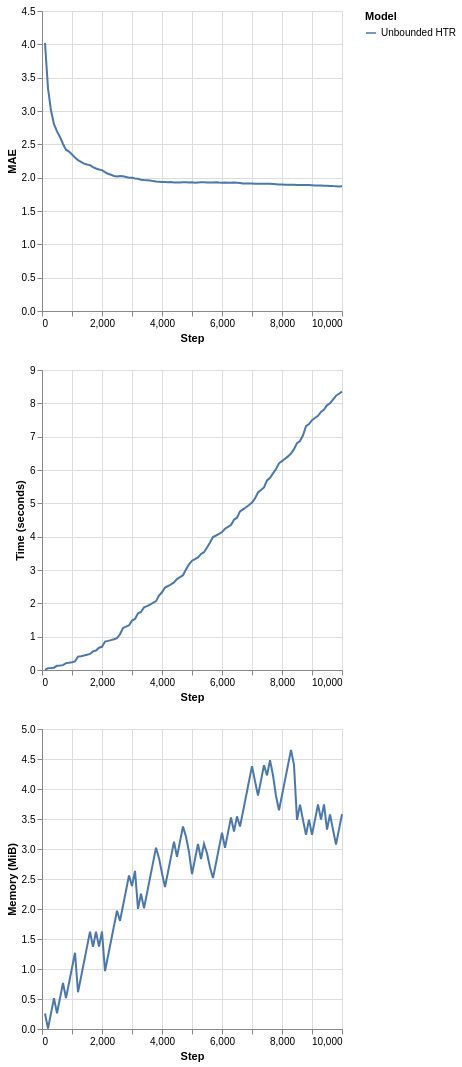

The notebook cell this image was saved under:
### Code cell
plot_performance(
    synth.Friedman(seed=42).take(10_000),
    metrics.MAE(),
    {
        "Unbounded HTR": (
            preprocessing.StandardScaler() |
            tree.HoeffdingTreeRegressor(splitter=tree.splitter.EBSTSplitter())
        )
    }
)

### Figure 1 — Vega-Lite specification as saved in the notebook (floating-point values rounded to 4 significant figures)
{"config": {"view": {"continuousWidth": 300, "continuousHeight": 300}}, "vconcat": [{"mark": {"type": "line"}, "encoding": {"color": {"field": "Model", "type": "nominal"}, "x": {"field": "Step", "type": "quantitative"}, "y": {"field": "Metric", "title": "MAE", "type": "quantitative"}}}, {"mark": {"type": "line"}, "encoding": {"color": {"field": "Model", "type": "nominal"}, "x": {"field": "Step", "type": "quantitative"}, "y": {"field": "Time", "title": "Time (seconds)", "type": "quantitative"}}}, {"mark": {"type": "line"}, "encoding": {"color": {"field": "Model", "type": "nominal"}, "x": {"field": "Step", "type": "quantitative"}, "y": {"field": "Memory", "title": "Memory (MiB)", "type": "quantitative"}}}], "data": {"name": "data-29e7dce36b61265cdfc80f720fe70c6c"}, "$schema": "https://vega.github.io/schema/vega-lite/v6.1.0.json", "datasets": {"data-29e7dce36b61265cdfc80f720fe70c6c": [{"Step": 100, "Metric": 4.023, "Time": 0.004849, "Memory": 0.2578, "Model": "Unbounded HTR"}, {"Step": 200, "Metric": 3.34, "Time": 0.05625, "Memory": 0.006594, "Model": "Unbounded HTR"}, {"Step": 300, "Metric": 3.007, "Time": 0.06078, "Memory": 0.2603, "Model": "Unbounded HTR"}, {"Step": 400, "Metric": 2.803, "Time": 0.06982, "Memory": 0.512, "Model": "Unbounded HTR"}, {"Step": 500, "Metric": 2.695, "Time": 0.125, "Memory": 0.2622, "Model": "Unbounded HTR"}, {"Step": 600, "Metric": 2.61, "Time": 0.1335, "Memory": 0.514, "Model": "Unbounded HTR"}, {"Step": 700, "Metric": 2.506, "Time": 0.1458, "Memory": 0.7658, "Model": "Unbounded HTR"}, {"Step": 800, "Metric": 2.42, "Time": 0.2067, "Memory": 0.5159, "Model": "Unbounded HTR"}, {"Step": 900, "Metric": 2.391, "Time": 0.219, "Memory": 0.7677, "Model": "Unbounded HTR"}, {"Step": 1000, "Metric": 2.346, "Time": 0.2354, "Memory": 1.019, "Model": "Unbounded HTR"}, {"Step": 1100, "Metric": 2.303, "Time": 0.2559, "Memory": 1.271, "Model": "Unbounded HTR"}, {"Step": 1200, "Metric": 2.262, "Time": 0.4009, "Memory": 0.6129, "Model": "Unbounded HTR"}, {"Step": 1300, "Metric": 2.237, "Time": 0.415, "Memory": 0.8646, "Model": "Unbounded HTR"}, {"Step": 1400, "Metric": 2.211, "Time": 0.4342, "Memory": 1.116, "Model": "Unbounded HTR"}, {"Step": 1500, "Metric": 2.198, "Time": 0.4568, "Memory": 1.368, "Model": "Unbounded HTR"}, {"Step": 1600, "Metric": 2.188, "Time": 0.4819, "Memory": 1.62, "Model": "Unbounded HTR"}, {"Step": 1700, "Metric": 2.159, "Time": 0.5576, "Memory": 1.37, "Model": "Unbounded HTR"}, {"Step": 1800, "Metric": 2.137, "Time": 0.5852, "Memory": 1.622, "Model": "Unbounded HTR"}, {"Step": 1900, "Metric": 2.124, "Time": 0.6675, "Memory": 1.372, "Model": "Unbounded HTR"}, {"Step": 2000, "Metric": 2.113, "Time": 0.6957, "Memory": 1.624, "Model": "Unbounded HTR"}, {"Step": 2100, "Metric": 2.083, "Time": 0.8543, "Memory": 0.9642, "Model": "Unbounded HTR"}, {"Step": 2200, "Metric": 2.058, "Time": 0.874, "Memory": 1.216, "Model": "Unbounded HTR"}, {"Step": 2300, "Metric": 2.043, "Time": 0.897, "Memory": 1.468, "Model": "Unbounded HTR"}, {"Step": 2400, "Metric": 2.026, "Time": 0.9234, "Memory": 1.72, "Model": "Unbounded HTR"}, {"Step": 2500, "Metric": 2.018, "Time": 0.954, "Memory": 1.971, "Model": "Unbounded HTR"}, {"Step": 2600, "Metric": 2.023, "Time": 1.072, "Memory": 1.802, "Model": "Unbounded HTR"}, {"Step": 2700, "Metric": 2.02, "Time": 1.26, "Memory": 2.054, "Model": "Unbounded HTR"}, {"Step": 2800, "Metric": 2.009, "Time": 1.299, "Memory": 2.306, "Model": "Unbounded HTR"}, {"Step": 2900, "Metric": 1.999, "Time": 1.34, "Memory": 2.557, "Model": "Unbounded HTR"}, {"Step": 3000, "Metric": 2.0, "Time": 1.481, "Memory": 2.383, "Model": "Unbounded HTR"}, {"Step": 3100, "Metric": 1.987, "Time": 1.529, "Memory": 2.635, "Model": "Unbounded HTR"}, {"Step": 3200, "Metric": 1.983, "Time": 1.701, "Memory": 2.002, "Model": "Unbounded HTR"}, {"Step": 3300, "Metric": 1.969, "Time": 1.741, "Memory": 2.254, "Model": "Unbounded HTR"}, {"Step": 3400, "Metric": 1.964, "Time": 1.878, "Memory": 2.013, "Model": "Unbounded HTR"}, {"Step": 3500, "Metric": 1.96, "Time": 1.917, "Memory": 2.265, "Model": "Unbounded HTR"}, {"Step": 3600, "Metric": 1.957, "Time": 1.961, "Memory": 2.516, "Model": "Unbounded HTR"}, {"Step": 3700, "Metric": 1.948, "Time": 2.011, "Memory": 2.768, "Model": "Unbounded HTR"}, {"Step": 3800, "Metric": 1.943, "Time": 2.067, "Memory": 3.02, "Model": "Unbounded HTR"}, {"Step": 3900, "Metric": 1.94, "Time": 2.232, "Memory": 2.847, "Model": "Unbounded HTR"}, {"Step": 4000, "Metric": 1.934, "Time": 2.331, "Memory": 2.596, "Model": "Unbounded HTR"}, {"Step": 4100, "Metric": 1.934, "Time": 2.475, "Memory": 2.366, "Model": "Unbounded HTR"}, {"Step": 4200, "Metric": 1.933, "Time": 2.52, "Memory": 2.617, "Model": "Unbounded HTR"}, {"Step": 4300, "Metric": 1.934, "Time": 2.572, "Memory": 2.869, "Model": "Unbounded HTR"}, {"Step": 4400, "Metric": 1.928, "Time": 2.628, "Memory": 3.121, "Model": "Unbounded HTR"}, {"Step": 4500, "Metric": 1.926, "Time": 2.729, "Memory": 2.87, "Model": "Unbounded HTR"}, {"Step": 4600, "Metric": 1.928, "Time": 2.784, "Memory": 3.123, "Model": "Unbounded HTR"}, {"Step": 4700, "Metric": 1.93, "Time": 2.842, "Memory": 3.375, "Model": "Unbounded HTR"}, {"Step": 4800, "Metric": 1.932, "Time": 3.012, "Memory": 3.203, "Model": "Unbounded HTR"}, {"Step": 4900, "Metric": 1.928, "Time": 3.17, "Memory": 2.951, "Model": "Unbounded HTR"}, {"Step": 5000, "Metric": 1.93, "Time": 3.28, "Memory": 2.58, "Model": "Unbounded HTR"}, {"Step": 5100, "Metric": 1.925, "Time": 3.327, "Memory": 2.832, "Model": "Unbounded HTR"}, {"Step": 5200, "Metric": 1.929, "Time": 3.378, "Memory": 3.084, "Model": "Unbounded HTR"}, {"Step": 5300, "Metric": 1.931, "Time": 3.48, "Memory": 2.834, "Model": "Unbounded HTR"}, {"Step": 5400, "Metric": 1.93, "Time": 3.534, "Memory": 3.086, "Model": "Unbounded HTR"}, {"Step": 5500, "Metric": 1.926, "Time": 3.676, "Memory": 2.93, "Model": "Unbounded HTR"}, {"Step": 5600, "Metric": 1.926, "Time": 3.826, "Memory": 2.692, "Model": "Unbounded HTR"}, {"Step": 5700, "Metric": 1.929, "Time": 3.989, "Memory": 2.516, "Model": "Unbounded HTR"}, {"Step": 5800, "Metric": 1.93, "Time": 4.035, "Memory": 2.767, "Model": "Unbounded HTR"}, {"Step": 5900, "Metric": 1.927, "Time": 4.084, "Memory": 3.019, "Model": "Unbounded HTR"}, {"Step": 6000, "Metric": 1.925, "Time": 4.138, "Memory": 3.271, "Model": "Unbounded HTR"}, {"Step": 6100, "Metric": 1.927, "Time": 4.237, "Memory": 3.02, "Model": "Unbounded HTR"}, {"Step": 6200, "Metric": 1.925, "Time": 4.292, "Memory": 3.273, "Model": "Unbounded HTR"}, {"Step": 6300, "Metric": 1.925, "Time": 4.351, "Memory": 3.525, "Model": "Unbounded HTR"}, {"Step": 6400, "Metric": 1.926, "Time": 4.509, "Memory": 3.293, "Model": "Unbounded HTR"}, {"Step": 6500, "Metric": 1.923, "Time": 4.569, "Memory": 3.544, "Model": "Unbounded HTR"}, {"Step": 6600, "Metric": 1.921, "Time": 4.757, "Memory": 3.374, "Model": "Unbounded HTR"}, {"Step": 6700, "Metric": 1.914, "Time": 4.819, "Memory": 3.625, "Model": "Unbounded HTR"}, {"Step": 6800, "Metric": 1.911, "Time": 4.883, "Memory": 3.877, "Model": "Unbounded HTR"}, {"Step": 6900, "Metric": 1.912, "Time": 4.95, "Memory": 4.129, "Model": "Unbounded HTR"}, {"Step": 7000, "Metric": 1.911, "Time": 5.024, "Memory": 4.381, "Model": "Unbounded HTR"}, {"Step": 7100, "Metric": 1.91, "Time": 5.148, "Memory": 4.131, "Model": "Unbounded HTR"}, {"Step": 7200, "Metric": 1.91, "Time": 5.325, "Memory": 3.891, "Model": "Unbounded HTR"}, {"Step": 7300, "Metric": 1.908, "Time": 5.4, "Memory": 4.143, "Model": "Unbounded HTR"}, {"Step": 7400, "Metric": 1.908, "Time": 5.477, "Memory": 4.395, "Model": "Unbounded HTR"}, {"Step": 7500, "Metric": 1.91, "Time": 5.687, "Memory": 4.227, "Model": "Unbounded HTR"}, {"Step": 7600, "Metric": 1.908, "Time": 5.768, "Memory": 4.479, "Model": "Unbounded HTR"}, {"Step": 7700, "Metric": 1.905, "Time": 5.899, "Memory": 4.229, "Model": "Unbounded HTR"}, {"Step": 7800, "Metric": 1.903, "Time": 6.029, "Memory": 3.883, "Model": "Unbounded HTR"}, {"Step": 7900, "Metric": 1.899, "Time": 6.201, "Memory": 3.645, "Model": "Unbounded HTR"}, {"Step": 8000, "Metric": 1.899, "Time": 6.266, "Memory": 3.897, "Model": "Unbounded HTR"}, {"Step": 8100, "Metric": 1.894, "Time": 6.336, "Memory": 4.149, "Model": "Unbounded HTR"}, {"Step": 8200, "Metric": 1.894, "Time": 6.409, "Memory": 4.4, "Model": "Unbounded HTR"}, {"Step": 8300, "Metric": 1.895, "Time": 6.495, "Memory": 4.652, "Model": "Unbounded HTR"}, {"Step": 8400, "Metric": 1.894, "Time": 6.625, "Memory": 4.402, "Model": "Unbounded HTR"}, {"Step": 8500, "Metric": 1.891, "Time": 6.808, "Memory": 3.486, "Model": "Unbounded HTR"}, {"Step": 8600, "Metric": 1.891, "Time": 6.871, "Memory": 3.738, "Model": "Unbounded HTR"}, {"Step": 8700, "Metric": 1.891, "Time": 7.041, "Memory": 3.486, "Model": "Unbounded HTR"}, {"Step": 8800, "Metric": 1.891, "Time": 7.315, "Memory": 3.236, "Model": "Unbounded HTR"}, {"Step": 8900, "Metric": 1.89, "Time": 7.379, "Memory": 3.489, "Model": "Unbounded HTR"}, {"Step": 9000, "Metric": 1.888, "Time": 7.494, "Memory": 3.238, "Model": "Unbounded HTR"}, {"Step": 9100, "Metric": 1.884, "Time": 7.56, "Memory": 3.49, "Model": "Unbounded HTR"}, {"Step": 9200, "Metric": 1.883, "Time": 7.627, "Memory": 3.743, "Model": "Unbounded HTR"}, {"Step": 9300, "Metric": 1.881, "Time": 7.744, "Memory": 3.492, "Model": "Unbounded HTR"}, {"Step": 9400, "Metric": 1.879, "Time": 7.81, "Memory": 3.745, "Model": "Unbounded HTR"}, {"Step": 9500, "Metric": 1.879, "Time": 7.941, "Memory": 3.322, "Model": "Unbounded HTR"}, {"Step": 9600, "Metric": 1.876, "Time": 8.004, "Memory": 3.574, "Model": "Unbounded HTR"}, {"Step": 9700, "Metric": 1.873, "Time": 8.115, "Memory": 3.324, "Model": "Unbounded HTR"}, {"Step": 9800, "Metric": 1.872, "Time": 8.226, "Memory": 3.074, "Model": "Unbounded HTR"}, {"Step": 9900, "Metric": 1.869, "Time": 8.288, "Memory": 3.326, "Model": "Unbounded HTR"}, {"Step": 10000, "Metric": 1.87, "Time": 8.351, "Memory": 3.578, "Model": "Unbounded HTR"}]}}
